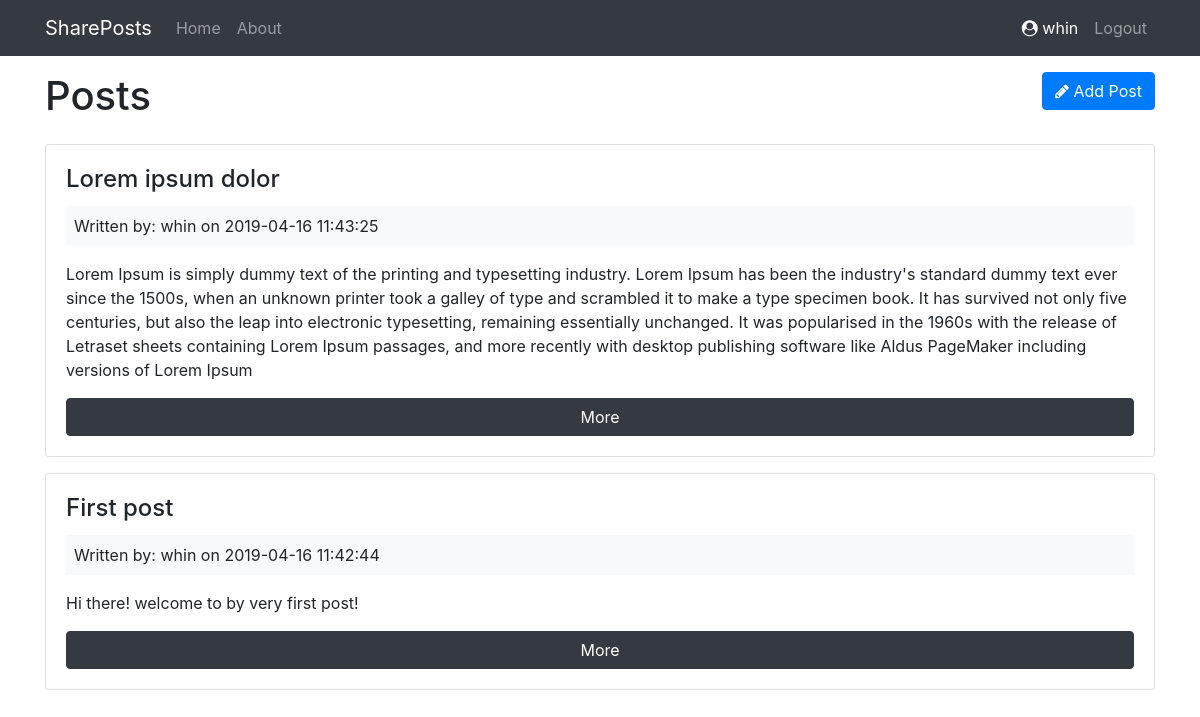
The page /posts/index (signed in) on the database its author committed.
### tables this page shows
CREATE TABLE `posts` (
  `id` int(11) NOT NULL,
  `user_id` int(11) NOT NULL,
  `title` varchar(255) NOT NULL,
  `body` text NOT NULL,
  `created_at` datetime NOT NULL DEFAULT CURRENT_TIMESTAMP
);

CREATE TABLE `users` (
  `id` int(11) NOT NULL,
  `name` varchar(255) NOT NULL,
  `email` varchar(255) NOT NULL,
  `password` varchar(255) NOT NULL,
  `created_at` datetime NOT NULL DEFAULT CURRENT_TIMESTAMP
);

### app/controllers/PostsController.php (called while the page is built, shortened)
<?php
class PostsController extends Controller {
    public function __construct(){
        $this->postModel = $this->model('Post');
    }
    public function index(){
        $posts = $this->postModel->getPostsWithUser();
        $data = [
            'posts' => $posts
        ];
        $this->view('posts/index', $data);
    }
}
?>

### app/libraries/Core.php (called while the page is built, shortened)
<?php
class Core {
    protected $currentMethod = 'index';
    public function __construct(){
        $url =  $this->getUrl();
        if(file_exists('../app/controllers/' . ucwords($url[0]) . 'Controller.php')){
            unset($url[0]);
        }
        $this->currentController = new $this->currentController;
        if(isset($url[1])){
            if(method_exists($this->currentController, $url[1])){
                $this->currentMethod = $url[1];
                unset($url[1]);
            }
        }
        $this->params = $url ? array_values($url) : [];
        call_user_func_array([$this->currentController, $this->currentMethod], $this->params);
    }
    public function getUrl(){
        if(isset($_GET['url'])){
            $url = rtrim($_GET['url'], '/');
            $url = filter_var($url, FILTER_SANITIZE_URL);
            $url = explode('/', $url);
            return $url;
        }
    }
}
?>

### public/index.php (called while the page is built, shortened)
<?php
$init = new Core;
?>

### app/libraries/Session.php (called while the page is built, shortened)
<?php
class Session {
    public static function exists($name) {
        return (isset($_SESSION[$name])) ? true : false;
    }
    public static function get($name){
        return $_SESSION[$name];
    }
}
?>

### app/libraries/Database.php (called while the page is built, shortened)
<?php
class Database {
    private $host = DB_HOST;
    private $dbname = DB_NAME;
    private $user = DB_USER;
    private $pass = DB_PASS;
    private $dbh;
    private $stmt;
    public function __construct(){
        try {
            $options = array(
                PDO::ATTR_PERSISTENT => true,
                PDO::ATTR_ERRMODE => PDO::ERRMODE_EXCEPTION
            );
            $this->dbh = new PDO('mysql:host=' . $this->host . ';dbname=' . $this->dbname, $this->user, $this->pass, $options);
        } catch (PDOException $e) {
            $this->error = $e->getMessage();
            die($this->error);
        }
    }
    public function query($query){
        $this->stmt = $this->dbh->prepare($query);
    }
    public function execute(){
        return $this->stmt->execute();
    }
    public function resultSet(){
        $this->execute();
        return $this->stmt->fetchAll(PDO::FETCH_OBJ);
    }
}
?>

### app/models/Post.php (called while the page is built, shortened)
<?php
class Post {
    private $db;
    public function __construct(){
        $this->db = new Database();
    }
    public function getPostsWithUser(){
        $this->db->query('SELECT posts.title, posts.body, posts.created_at,users.name,
                        posts.id as postId, users.id as userId
                        FROM posts INNER JOIN users ON posts.user_id = users.id
                        ORDER by posts.created_at DESC ');
        $results = $this->db->resultSet();
        return $results;
    }
}
?>

### app/views/posts/index.php (the view, shortened to what this page needs)
<?php require APPROOT . '/views/inc/header.php'; ?>
    <div class="row mb-3">
        <div class="col-md-6">
            <h1>Posts</h1>
        </div>
        <div class="col-md-6">
            <a href="<?= URLROOT; ?>/posts/add" class="btn btn-primary pull-right">
                <i class="fa fa-pencil"></i> Add Post
            </a>
        </div>
    </div>
    <?php foreach($data['posts'] as $post) : ?>
        <div class="card card-body mb-3">
            <h4 class="card-title"><?php echo $post->title; ?></h4>
            <div class="bg-light p-2 mb-3">
                Written by: <?= $post->name; ?> on <?= $post->created_at; ?>
            </div>
            <p class="card-text"><?= $post->body; ?></p>
            <a href="<?= URLROOT; ?>/posts/show/<?= $post->postId; ?>" class="btn btn-dark">More</a>
        </div>
    <?php endforeach; ?>
<?php require APPROOT . '/views/inc/footer.php'; ?>

### app/libraries/Controller.php (shortened to what this page needs)
<?php
class Controller {
    public function view($view, $data = []){
        if(file_exists('../app/views/' . $view . '.php')){
            require_once '../app/views/' . $view . '.php';
        }else{
            die('View does not exist');
        }
    }
}
?>

### app/views/inc/header.php (shortened to what this page needs)
<!DOCTYPE html>
<html lang="en">
<head>
  <link rel="stylesheet" href="https://maxcdn.bootstrapcdn.com/bootstrap/4.0.0-beta/css/bootstrap.min.css">
  <link href="https://maxcdn.bootstrapcdn.com/font-awesome/4.7.0/css/font-awesome.min.css" rel="stylesheet">
  <link rel="stylesheet" href="<?php echo URLROOT; ?>/css/style.css">
</head>
<body>
  <?php require APPROOT . '/views/inc/navbar.php'; ?>
  <div class="container">

### app/views/inc/navbar.php (shortened to what this page needs)
<nav class="navbar navbar-expand-lg navbar-dark bg-dark mb-3">
  <div class="container">
    <a class="navbar-brand" href="<?= URLROOT; ?>"><?= SITENAME; ?></a>
    <div class="collapse navbar-collapse" id="navbarsExampleDefault">
      <ul class="navbar-nav mr-auto">
        <li class="nav-item">
          <a class="nav-link" href="<?= URLROOT; ?>">Home </a>
        </li>
        <li class="nav-item">
          <a class="nav-link" href="<?= URLROOT; ?>/pages/about">About</a>
        </li>
      </ul>
      <ul class="navbar-nav ml-auto">
        <?php if(!Session::exists(SESSION_USER_ID)) : ?>
          <li class="nav-item ">
            <a class="nav-link" href="<?= URLROOT; ?>/users/register">Register </a>
          </li>
          <li class="nav-item">
            <a class="nav-link" href="<?= URLROOT; ?>/users/login">Login</a>
          </li>
        <?php else : ?>
        <li class="nav-item ">
          <a class="nav-link text-white" > <i class="fa fa-user-circle" aria-hidden="true"></i>
            <?= Session::get(SESSION_USER_NAME); ?>
          </a>
        </li>
        <li class="nav-item ">
            <a class="nav-link" href="<?= URLROOT; ?>/users/logout">Logout </a>
        </li>
        <?php endif; ?>
      </ul>
    </div>
  </div>
</nav>

### app/views/inc/footer.php (shortened to what this page needs)
    </div>
</body>
</html>

### rows shown on the page
posts: title "Lorem ipsum dolor", user.name "whin", created_at "2019-04-16 11:43:25", body "Lorem Ipsum is simply dummy text of the printing and typesetting industry. Lorem Ipsum has been the industry's standard dummy text ever since the 1500s, when an unknown printer took a galley of type and scrambled it to make a type specimen book. It has survived not only five centuries, but also the leap into electronic typesetting, remaining essentially unchanged. It was popularised in the 1960s with the release of Letraset sheets containing Lorem Ipsum passages, and more recently with desktop publishing software like Aldus PageMaker including versions of Lorem Ipsum"
posts: title "First post", user.name "whin", created_at "2019-04-16 11:42:44", body "Hi there! welcome to by very first post!"

### other values the page prints
SITENAME "SharePosts"
Session::get(SESSION_USER_NAME) "whin"
